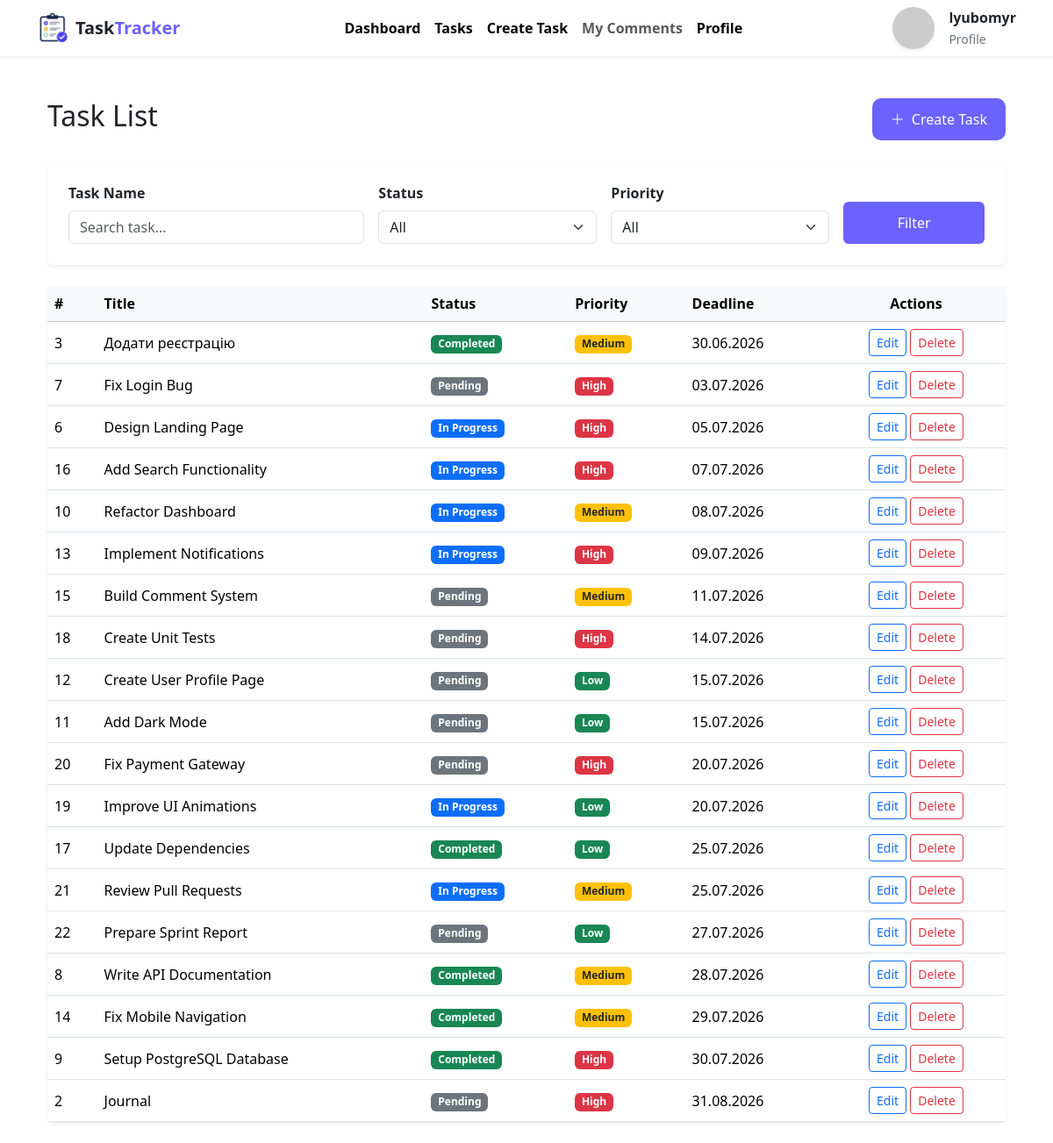
The page /tasks/ (signed in) on the database its author committed.
### tasks/models.py (models this page shows, shortened)
class Task(models.Model):
    STATUS_CHOICES = [
        ('pending', 'Pending'),
        ('in_progress', 'In Progress'),
        ('completed', 'Completed'),
    ]
    PRIORITY_CHOICES = [
        ('low', 'Low'),
        ('medium', 'Medium'),
        ('high', 'High'),
    ]
    title = models.CharField(max_length=200)
    description = models.TextField()
    deadline = models.DateTimeField(null=True, blank=True)
    author = models.ForeignKey('auth.User', on_delete=models.CASCADE, related_name='tasks')
    status = models.CharField(max_length=20, choices=STATUS_CHOICES, default='pending')
    priority = models.CharField(max_length=20, choices=PRIORITY_CHOICES, default='medium')
    created_at = models.DateTimeField(auto_now_add=True)
    updated_at = models.DateTimeField(auto_now=True)
    class Meta:
        ordering = ['deadline', '-created_at']
        verbose_name = 'Task'
        verbose_name_plural = 'Tasks'

### tasks/views.py (the view)
# urls.py: path('tasks/', views.TaskListView.as_view(), name='task_list'),
class TaskListView(ListView):
    model = Task
    template_name = "task_list.html"
    context_object_name = "tasks"
    def get_queryset(self):
        queryset = Task.objects.all()
        search = self.request.GET.get("search")
        status = self.request.GET.get("status")
        priority = self.request.GET.get("priority")
        if search:
            queryset = queryset.filter(
                Q(title__icontains=search) |
                Q(description__icontains=search)
            )
        if status:
            queryset = queryset.filter(status=status)
        if priority:
            queryset = queryset.filter(priority=priority)
        return queryset

### templates/task_list.html (shortened to what this page needs)
{% extends 'base.html' %}
{% block content %}
<div class="container py-4">
    <div class="d-flex justify-content-between align-items-center mb-4">
        <h2>Task List</h2>
        <a href="{% url 'create_tasks' %}"
        class="btn text-white"
        style="background:#6C63FF; height:48px; border-radius:10px; display:flex; align-items:center; justify-content:center; padding:0 20px;">
            <i class="bi bi-plus-lg me-2"></i>
            Create Task
        </a>
    </div>
    <div class="card shadow-sm border-0 mb-4">
        <div class="card-body p-4">
            <form method="GET">
                <div class="row g-3 align-items-end">
                    <div class="col-lg-4">
                        <label class="form-label fw-semibold">
                            Task Name
                        </label>
                        <input type="text"
                            name="search"
                            class="form-control"
                            placeholder="Search task..."
                            value="{{ request.GET.search }}">
                    </div>
                    <div class="col-lg-3">
                        <label class="form-label fw-semibold">
                            Status
                        </label>
                        <select name="status" class="form-select">
                            <option value="">All</option>
                        </select>
                    </div>
                    <div class="col-lg-3">
                        <label class="form-label fw-semibold">
                            Priority
                        </label>
                        <select name="priority" class="form-select">
                            <option value="">All</option>
                        </select>
                    </div>
                    <div class="col-lg-2 d-grid">
                        <button type="submit"
                                class="btn text-white"
                                style="background:#6C63FF; height:48px;">
                            Filter
                        </button>
                    </div>
                </div>
            </form>
        </div>
    </div>
    <div class="card shadow-sm border-0">
        <div class="table-responsive">
            <table class="table table-hover align-middle mb-0">
                <thead class="table-light">
                    <tr>
                        <th>#</th>
                        <th>Title</th>
                        <th>Status</th>
                        <th>Priority</th>
                        <th>Deadline</th>
                        <th class="text-center">Actions</th>
                    </tr>
                </thead>
                <tbody>
                {% for task in tasks %}
                    <tr class="clickable-row" data-href="{% url 'task_detail' task.pk %}" style="cursor:pointer;">
                    <td>{{ task.id }}</td>
                    <td>
                        {{ task.title }}
                    </td>
                    <td>
                        {% if task.status == "pending" %}
                            <span class="badge bg-secondary">
                                {{ task.get_status_display }}
                            </span>
                        {% elif task.status == "in_progress" %}
                            <span class="badge bg-primary">
                                {{ task.get_status_display }}
                            </span>
                        {% elif task.status == "completed" %}
                            <span class="badge bg-success">
                                {{ task.get_status_display }}
                            </span>
                        {% endif %}
                    </td>
                    <td>
                        {% if task.priority == "high" %}
                            <span class="badge bg-danger">
                                {{ task.get_priority_display }}
                            </span>
                        {% elif task.priority == "medium" %}
                            <span class="badge bg-warning text-dark">
                                {{ task.get_priority_display }}
                            </span>
                        {% elif task.priority == "low" %}
                            <span class="badge bg-success">
                                {{ task.get_priority_display }}
                            </span>
                        {% endif %}
                    </td>
                    <td>{{ task.deadline|date:"d.m.Y" }}</td>
                    <td class="text-center">
                         <a href="{% url 'task_edit' task.pk %}"
                            class="btn btn-sm btn-outline-primary"
                            onclick="event.stopPropagation();">
                                Edit
                        </a>
                        <a href="{% url 'task_delete' task.pk %}"
                            class="btn btn-sm btn-outline-danger"
                            onclick="event.stopPropagation();">
                                Delete
                        </a>
                    </td>
                </tr>
                {% empty %}
                <tr>
                    <td colspan="6" class="text-center py-5">
                        No tasks yet.
                    </td>
                </tr>
                {% endfor %}
                </tbody>
            </table>
        </div>
    </div>
</div>
{% endblock %}

### templates/menu.html (shortened to what this page needs)
{% load static %}
<nav class="navbar navbar-expand-lg bg-white shadow-sm sticky-top">
    <div class="container">
        <a class="navbar-brand fw-bold d-flex align-items-center" href="/">
            <img src="{% static 'img/logo_tracker.png' %}"alt="Logo" width="36" height="36" class="me-2">
            <span class="text-dark">Task</span>
            <span style="color:#6C63FF;">Tracker</span>
        </a>
        <div class="collapse navbar-collapse">
            <ul class="navbar-nav mx-auto">
                <li class="nav-item">
                    <a class="nav-link fw-semibold active" href="{% url 'dashboard' %}">Dashboard</a>
                </li>
                <li class="nav-item">
                    <a class="nav-link fw-semibold active" href="{% url 'task_list' %}">Tasks</a>
                </li>
                <li class="nav-item">
                    <a class="nav-link fw-semibold active" href="{% url 'create_tasks' %}">Create Task</a>
                </li>
                <li class="nav-item">
                    <a class="nav-link fw-semibold" href="#">My Comments</a>
                </li>
                <li class="nav-item">
                    <a class="nav-link fw-semibold active" href="{% url 'profile' %}">Profile</a>
                </li>
            </ul>
            <div class="d-flex gap-2">
                {% if user.is_authenticated %}
                    <a href="{% url 'profile' %}" class="d-flex align-items-center text-decoration-none text-dark">
                        <img src="https://ui-avatars.com/api/?name={{ user.username }}&background=6C63FF&color=ffffff&size=128"
                            class="rounded-circle shadow-sm"
                            width="48"
                            height="48"
                            alt="Avatar">
                        <div class="ms-3">
                            <div class="fw-semibold">{{ user.username }}</div>
                            <small class="text-secondary">Profile</small>
                        </div>
                    </a>
                {% endif %}
            </div>
        </div>
    </div>
</nav>

### rows shown on the page
Task: id "3", title "Додати реєстрацію", status "Completed", priority "Medium", deadline "30.06.2026"
Task: id "7", title "Fix Login Bug", status "Pending", priority "High", deadline "03.07.2026"
Task: id "6", title "Design Landing Page", status "In Progress", priority "High", deadline "05.07.2026"
Task: id "16", title "Add Search Functionality", status "In Progress", priority "High", deadline "07.07.2026"
Task: id "10", title "Refactor Dashboard", status "In Progress", priority "Medium", deadline "08.07.2026"
Task: id "13", title "Implement Notifications", status "In Progress", priority "High", deadline "09.07.2026"
Task: id "15", title "Build Comment System", status "Pending", priority "Medium", deadline "11.07.2026"
Task: id "18", title "Create Unit Tests", status "Pending", priority "High", deadline "14.07.2026"
Task: id "12", title "Create User Profile Page", status "Pending", priority "Low", deadline "15.07.2026"
Task: id "11", title "Add Dark Mode", status "Pending", priority "Low", deadline "15.07.2026"
Task: id "20", title "Fix Payment Gateway", status "Pending", priority "High", deadline "20.07.2026"
Task: id "19", title "Improve UI Animations", status "In Progress", priority "Low", deadline "20.07.2026"
Task: id "17", title "Update Dependencies", status "Completed", priority "Low", deadline "25.07.2026"
Task: id "21", title "Review Pull Requests", status "In Progress", priority "Medium", deadline "25.07.2026"
Task: id "22", title "Prepare Sprint Report", status "Pending", priority "Low", deadline "27.07.2026"
Task: id "8", title "Write API Documentation", status "Completed", priority "Medium", deadline "28.07.2026"
Task: id "14", title "Fix Mobile Navigation", status "Completed", priority "Medium", deadline "29.07.2026"
Task: id "9", title "Setup PostgreSQL Database", status "Completed", priority "High", deadline "30.07.2026"
Task: id "2", title "Journal", status "Pending", priority "High", deadline "31.08.2026"

### other values the page prints
{{ user.username }} "lyubomyr"
